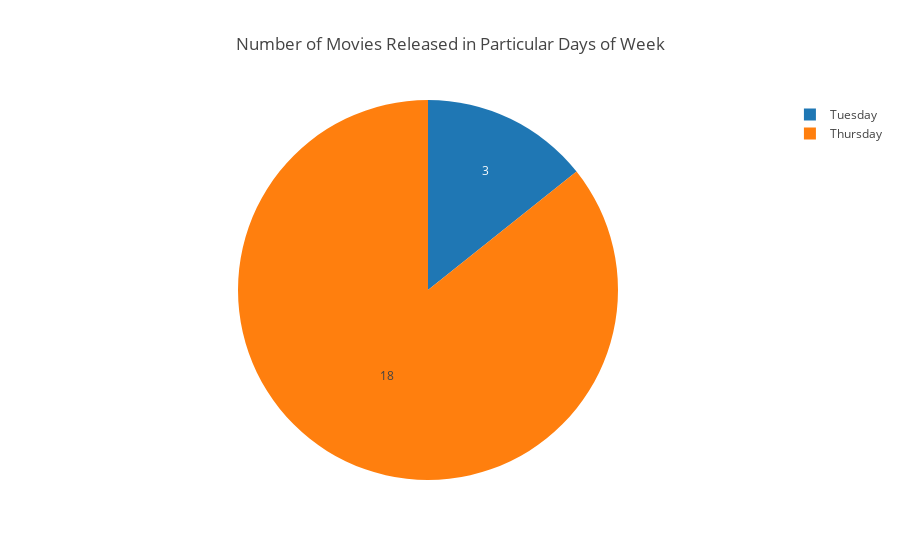

The notebook cell this image was saved under:
### Code cell
# Pie Chart to visualize number of movies released in particular day of week

fig = {
    'data': [
        dict(
            labels = ['Tuesday', 'Thursday'],
            values = [3, 18],
            type = 'pie',
            sort = False,
            hoverinfo = 'label+percent',
            textinfo = 'value'
        )
],
    'layout' : 
        dict(
            title = 'Number of Movies Released in Particular Days of Week'
    )
}

iplot(fig)

### Figure 1 — Plotly figure (JSON) as saved in the notebook; plotly's stock layout.template omitted (floating-point values rounded to 4 significant figures)
{"data": [{"hoverinfo": "label+percent", "labels": ["Tuesday", "Thursday"], "sort": false, "textinfo": "value", "type": "pie", "uid": "93e7fccc-f07b-4611-810d-ba50b22b8584", "values": [3, 18]}], "layout": {"title": {"text": "Number of Movies Released in Particular Days of Week"}}}
